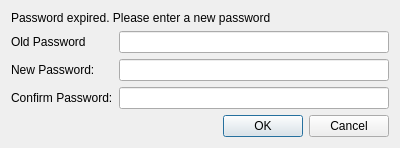
<?xml version="1.0" encoding="UTF-8"?>
<ui version="4.0">
 <class>PasswordChgDialog</class>
 <widget class="QDialog" name="PasswordChgDialog">
  <property name="geometry">
   <rect>
    <x>0</x>
    <y>0</y>
    <width>400</width>
    <height>137</height>
   </rect>
  </property>
  <property name="windowTitle">
   <string>Change Password</string>
  </property>
  <layout class="QFormLayout" name="formLayout">
   <item row="0" column="0" colspan="2">
    <widget class="QLabel" name="label">
     <property name="text">
      <string>Password expired. Please enter a new password</string>
     </property>
    </widget>
   </item>
   <item row="1" column="0">
    <widget class="QLabel" name="label_2">
     <property name="text">
      <string>Old Password</string>
     </property>
    </widget>
   </item>
   <item row="1" column="1">
    <widget class="QLineEdit" name="le_oldPwd">
     <property name="echoMode">
      <enum>QLineEdit::Password</enum>
     </property>
    </widget>
   </item>
   <item row="2" column="0">
    <widget class="QLabel" name="label_3">
     <property name="text">
      <string>New Password:</string>
     </property>
    </widget>
   </item>
   <item row="2" column="1">
    <widget class="QLineEdit" name="le_newPwd">
     <property name="echoMode">
      <enum>QLineEdit::Password</enum>
     </property>
    </widget>
   </item>
   <item row="3" column="0">
    <widget class="QLabel" name="label_4">
     <property name="text">
      <string>Confirm Password:</string>
     </property>
    </widget>
   </item>
   <item row="3" column="1">
    <widget class="QLineEdit" name="le_confirmPwd">
     <property name="echoMode">
      <enum>QLineEdit::Password</enum>
     </property>
    </widget>
   </item>
   <item row="4" column="0" colspan="2">
    <layout class="QHBoxLayout" name="horizontalLayout">
     <item>
      <spacer name="horizontalSpacer">
       <property name="orientation">
        <enum>Qt::Horizontal</enum>
       </property>
       <property name="sizeHint" stdset="0">
        <size>
         <width>40</width>
         <height>20</height>
        </size>
       </property>
      </spacer>
     </item>
     <item>
      <widget class="QPushButton" name="btn_ok">
       <property name="text">
        <string>OK</string>
       </property>
      </widget>
     </item>
     <item>
      <widget class="QPushButton" name="btn_cancel">
       <property name="text">
        <string>Cancel</string>
       </property>
      </widget>
     </item>
    </layout>
   </item>
  </layout>
 </widget>
 <resources/>
 <connections/>
</ui>
